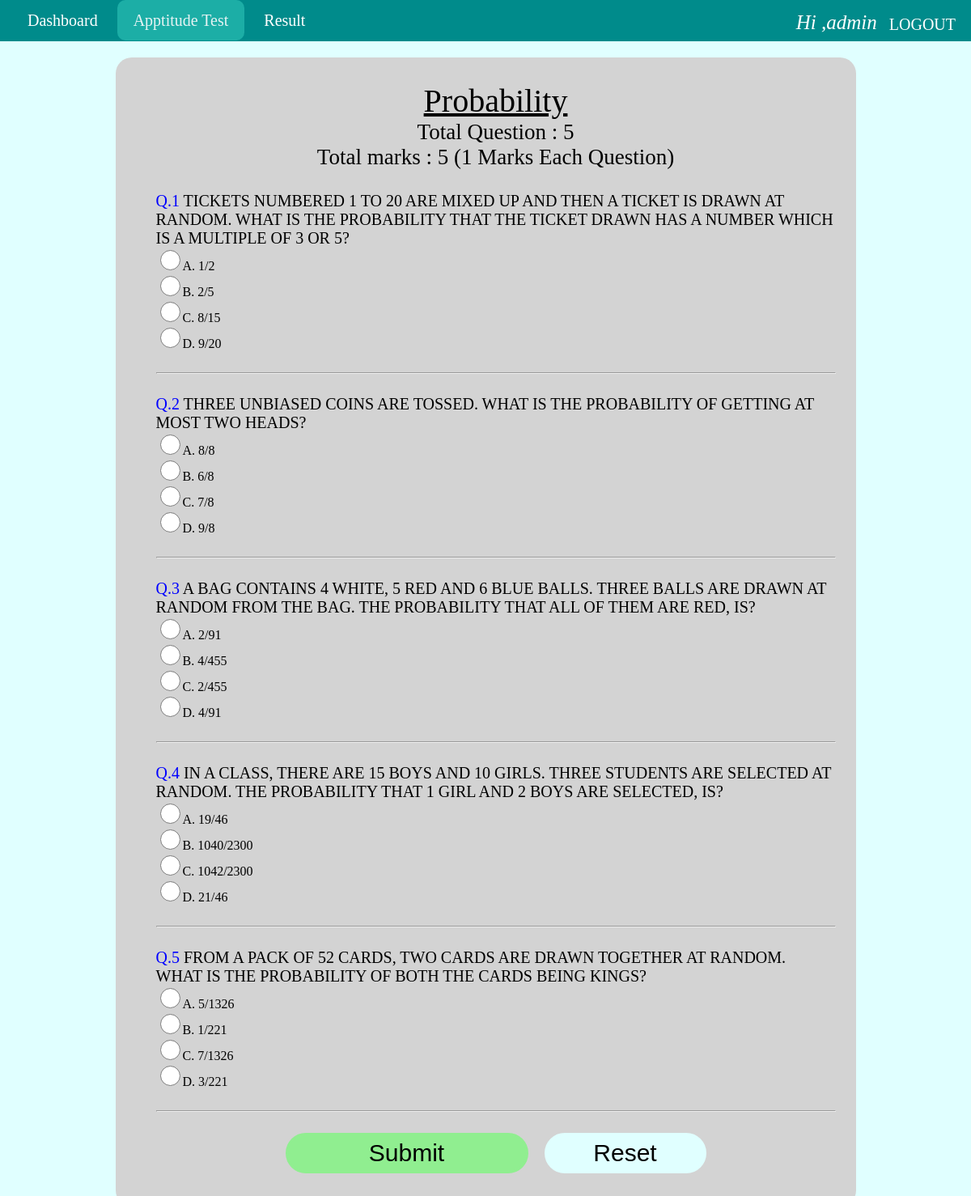
The app's page /test.php?topic=Probability (signed in) with its own data.
### tables this page shows
CREATE TABLE `test` (
  `id` int(11) NOT NULL,
  `topic` varchar(50) NOT NULL,
  `each_carry` int(11) NOT NULL,
  `q1` varchar(250) NOT NULL,
  `q1_option1` varchar(50) NOT NULL,
  `q1_option2` varchar(50) NOT NULL,
  `q1_option3` varchar(50) NOT NULL,
  `q1_option4` varchar(50) NOT NULL,
  `q1_answer` varchar(50) NOT NULL,
  `q2` varchar(250) NOT NULL,
  `q2_option1` varchar(50) NOT NULL,
  `q2_option2` varchar(50) NOT NULL,
  `q2_option3` varchar(50) NOT NULL,
  `q2_option4` varchar(50) NOT NULL,
  `q2_answer` varchar(50) NOT NULL,
  `q3` varchar(250) NOT NULL,
  `q3_option1` varchar(50) NOT NULL,
  `q3_option2` varchar(50) NOT NULL,
  `q3_option3` varchar(50) NOT NULL,
  `q3_option4` varchar(50) NOT NULL,
  `q3_answer` varchar(50) NOT NULL,
  `q4` varchar(250) NOT NULL,
  `q4_option1` varchar(50) NOT NULL,
  `q4_option2` varchar(50) NOT NULL,
  `q4_option3` varchar(50) NOT NULL,
  `q4_option4` varchar(50) NOT NULL,
  `q4_answer` varchar(50) NOT NULL,
  `q5` varchar(250) NOT NULL,
  `q5_option1` varchar(50) NOT NULL,
  `q5_option2` varchar(50) NOT NULL,
  `q5_option3` varchar(25) NOT NULL,
  `q5_option4` varchar(50) NOT NULL,
  `q5_answer` varchar(50) NOT NULL
);

### php/session.php (called while the page is built, shortened)
<?php
   if(!isset($_SESSION['login_user'])){
      header("location:login.php");
   }
   else{
	   $login_session = $_SESSION['login_user'];
   }
?>

### test.php (the view, shortened to what this page needs)
<?php
include("php/session.php");
if($_GET['topic']){
	$topic = $_GET['topic'];
	$sql = "select * from test where topic = '$topic' ";
	$query = mysqli_query($con,$sql);
	$result = mysqli_fetch_assoc($query);
	$total_question = 5;
	$total_marks = $total_question * $result['each_carry'];
?>
<html>
 <head>
 	<link rel="stylesheet" type="text/css" href="css/home.css">
 </head>
 <body bgcolor="lightcyan">
<nav>
	<a href="dashboard.php">Dashboard</a>
	<a href="test.php" class="active">Apptitude Test</a>
	<a href="result.php">Result</a>
	<a href="php/logout.php" style="float: right;margin: 0;padding: 5px;opacity: 1.0">LOGOUT</a>
	<font style="float: right;font-size: 25;padding-right:10px;font-style: italic; color: white">Hi ,<?php echo $login_session ?></font>
</nav>
 <center>
 <div>
 	<form onsubmit="return submitTest()" method="post" style="text-align: left;">
 		<center>
 		<p style="text-decoration: underline;margin-bottom: 0px;font-size: 40;margin-top: 5px;"><?php echo $_GET['topic'];?></p>
 		<p style="margin-top: 0px;font-size: 27;margin-bottom: 0px;">Total Question : <?php echo $total_question; ?></p>
 		<p style="font-size: 27;margin-top: 0px;">Total marks : <?php echo $total_marks; ?> (<?php echo $result['each_carry']; ?> Marks Each Question)</p>
 		</center>
		<label><font color="blue">Q.1</font> <?php echo $result['q1']; ?></label><br>
		<input type="radio" name="q1" value="<?php echo $result['q1_option1']; ?>">A. <?php echo $result['q1_option1']; ?><br>
		<input type="radio" name="q1" value="<?php echo $result['q1_option2']; ?>">B. <?php echo $result['q1_option2']; ?><br>
		<input type="radio" name="q1" value="<?php echo $result['q1_option3']; ?>">C. <?php echo $result['q1_option3']; ?><br>
		<input type="radio" name="q1" value="<?php echo $result['q1_option4']; ?>">D. <?php echo $result['q1_option4']; ?><br>
		<br><hr><br>
		<label>
			<font color="blue">Q.2</font> <?php echo $result['q2']; ?>
		</label><br>
		<input type="radio" name="q2" value="<?php echo $result['q2_option1']; ?>">A. <?php echo $result['q2_option1']; ?><br>
		<input type="radio" name="q2" value="<?php echo $result['q2_option2']; ?>">B. <?php echo $result['q2_option2']; ?><br>
		<input type="radio" name="q2" value="<?php echo $result['q2_option3']; ?>">C. <?php echo $result['q2_option3']; ?><br>
		<input type="radio" name="q2" value="<?php echo $result['q2_option4']; ?>">D. <?php echo $result['q2_option4']; ?><br>
		<br><hr><br>
			<label><font color="blue">Q.3</font> <?php echo $result['q3']; ?></label><br>
		<input type="radio" name="q3" value="<?php echo $result['q3_option1']; ?>">A. <?php echo $result['q3_option1']; ?><br>
		<input type="radio" name="q3" value="<?php echo $result['q3_option2']; ?>">B. <?php echo $result['q3_option2']; ?><br>
		<input type="radio" name="q3" value="<?php echo $result['q3_option3']; ?>">C. <?php echo $result['q3_option3']; ?><br>
		<input type="radio" name="q3" value="<?php echo $result['q3_option4']; ?>">D. <?php echo $result['q3_option4']; ?><br>
		<br><hr><br>
		<label>
			<font color="blue">Q.4</font> 	<?php echo $result['q4']; ?>
		</label><br>
		<input type="radio" name="q4" value="<?php echo $result['q4_option1']; ?>">A. <?php echo $result['q4_option1']; ?><br>
		<input type="radio" name="q4" value="<?php echo $result['q4_option2']; ?>">B. <?php echo $result['q4_option2']; ?><br>
		<input type="radio" name="q4" value="<?php echo $result['q4_option3']; ?>">C. <?php echo $result['q4_option3']; ?><br>
		<input type="radio" name="q4" value="<?php echo $result['q4_option4']; ?>">D. <?php echo $result['q4_option4']; ?><br>
		<br><hr><br>
			<label><font color="blue">Q.5</font> <?php echo $result['q5']; ?>
		</label><br>
		<input type="radio" name="q5" value="<?php echo $result['q5_option1']; ?>">A. <?php echo $result['q5_option1']; ?><br>
		<input type="radio" name="q5" value="<?php echo $result['q5_option2']; ?>">B. <?php echo $result['q5_option2']; ?><br>
		<input type="radio" name="q5" value="<?php echo $result['q5_option3']; ?>">C. <?php echo $result['q5_option3']; ?><br>
		<input type="radio" name="q5" value="<?php echo $result['q5_option4']; ?>">D. <?php echo $result['q5_option4']; ?><br>
		<br><hr><br>
		<center><button type="submit">Submit</button><input class="reset" type="reset" value="Reset"></center>
 	</form>
 </div>
 </center>
</body>
</html>
<?php
}
else{
	header("location:dashboard.php");
}
?>

### css/home.css (style rules this page uses)
body,html { padding: 0; margin: 0; }
nav { background-color: darkcyan; padding: 14px; }
nav a { color: white; text-decoration: none; font-size:20px; padding: 14px 20px; border-radius: 10px; }
nav a.active { background-color: lightseagreen; opacity: 0.9; }

### test.php (style rules this page uses)
div { padding: 25px; padding-left: 50px; margin: 20px; width: 70%; border-radius: 20px; border: hidden; background-color: lightgrey; }
input[type="radio"] { width: 25px; height: 25px; }
label { font-size: 20; text-transform: uppercase; }
button { width: 300px; font-size: 30; border-radius: 25px; border:solid lightgreen; background-color: lightgreen; padding: 5px; }
.reset { width: 200; font-size: 30; border-radius: 25px; border:solid lightcyan; background-color: lightcyan; padding: 5px; margin-left: 20px; }

### records on screen
test: each_carry "5", each_carry "1", q1 "TICKETS NUMBERED 1 TO 20 ARE MIXED UP AND THEN A TICKET IS DRAWN AT RANDOM. WHAT IS THE PROBABILITY THAT THE TICKET DRAWN HAS A NUMBER WHICH IS A MULTIPLE OF 3 OR 5?", q1_option1 "1/2", q1_option2 "2/5", q1_option3 "8/15", q1_option4 "9/20", q2 "THREE UNBIASED COINS ARE TOSSED. WHAT IS THE PROBABILITY OF GETTING AT MOST TWO HEADS?", q2_option1 "8/8", q2_option2 "6/8", q2_option3 "7/8", q2_option4 "9/8", q3 "A BAG CONTAINS 4 WHITE, 5 RED AND 6 BLUE BALLS. THREE BALLS ARE DRAWN AT RANDOM FROM THE BAG. THE PROBABILITY THAT ALL OF THEM ARE RED, IS?", q3_option1 "2/91", q3_option2 "4/455", q3_option3 "2/455", q3_option4 "4/91", q4 "IN A CLASS, THERE ARE 15 BOYS AND 10 GIRLS. THREE STUDENTS ARE SELECTED AT RANDOM. THE PROBABILITY THAT 1 GIRL AND 2 BOYS ARE SELECTED, IS?", q4_option1 "19/46", q4_option2 "1040/2300", q4_option3 "1042/2300", q4_option4 "21/46", q5 "FROM A PACK OF 52 CARDS, TWO CARDS ARE DRAWN TOGETHER AT RANDOM. WHAT IS THE PROBABILITY OF BOTH THE CARDS BEING KINGS?", q5_option1 "5/1326", q5_option2 "1/221", q5_option3 "7/1326", q5_option4 "3/221"

### other values on screen
$login_session "admin"
$_GET['topic'] "Probability"
$total_question "5"
